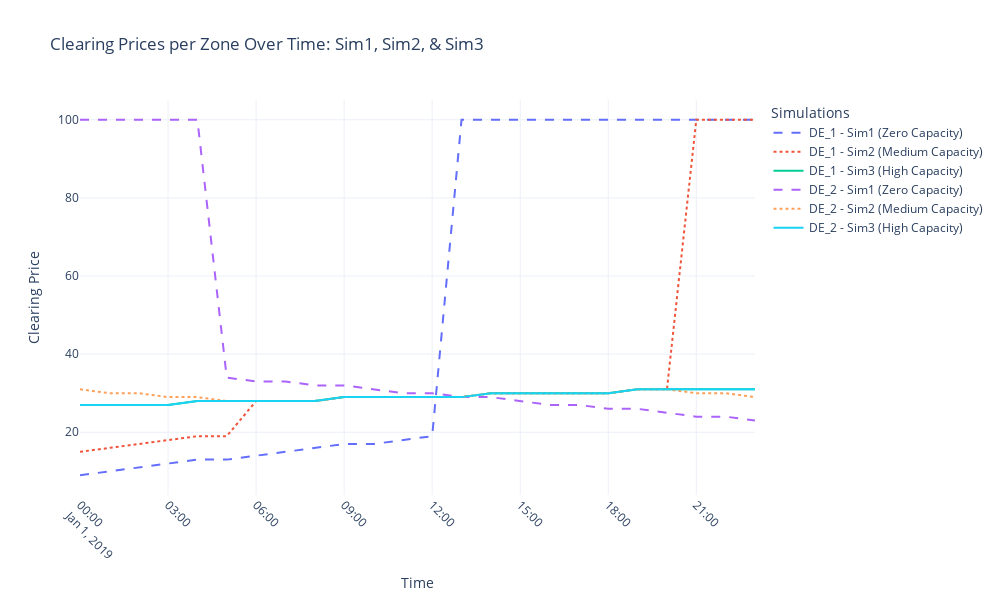

Notebook cell for this chart:
### Markdown cell above
### 5.5. Comparing Simulations

To better understand the impact of transmission capacity, let's compare the key results from all three simulations.

### Code cell
# @title title
# Initialize the Plotly figure
fig = go.Figure()

# Iterate over each zone to plot clearing prices for all three simulations
for zone in nodes_sim1:
    # Filter data for the current zone and Simulation 1
    zone_prices_sim1 = clearing_prices_df_sim1[clearing_prices_df_sim1["zone"] == zone]
    # Filter data for the current zone and Simulation 2
    zone_prices_sim2 = clearing_prices_df_sim2[clearing_prices_df_sim2["zone"] == zone]
    # Filter data for the current zone and Simulation 3
    zone_prices_sim3 = clearing_prices_df_sim3[clearing_prices_df_sim3["zone"] == zone]

    # Add trace for Simulation 1
    fig.add_trace(
        go.Scatter(
            x=zone_prices_sim1["time"],
            y=zone_prices_sim1["clearing_price"],
            mode="lines",
            name=f"{zone} - Sim1 (Zero Capacity)",
            line=dict(dash="dash"),  # Dashed line for Simulation 1
        )
    )

    # Add trace for Simulation 2
    fig.add_trace(
        go.Scatter(
            x=zone_prices_sim2["time"],
            y=zone_prices_sim2["clearing_price"],
            mode="lines",
            name=f"{zone} - Sim2 (Medium Capacity)",
            line=dict(dash="dot"),  # Dotted line for Simulation 2
        )
    )

    # Add trace for Simulation 3
    fig.add_trace(
        go.Scatter(
            x=zone_prices_sim3["time"],
            y=zone_prices_sim3["clearing_price"],
            mode="lines",
            name=f"{zone} - Sim3 (High Capacity)",
            line=dict(dash="solid"),  # Solid line for Simulation 3
        )
    )

# Update layout for better aesthetics and interactivity
fig.update_layout(
    title="Clearing Prices per Zone Over Time: Sim1, Sim2, & Sim3",
    xaxis_title="Time",
    yaxis_title="Clearing Price",
    legend_title="Simulations",
    xaxis=dict(
        tickangle=45,
        type="date",  # Ensure the x-axis is treated as dates
    ),
    hovermode="x unified",  # Unified hover for better comparison
    template="plotly_white",  # Clean white background
    width=1000,
    height=600,
)

# Display the interactive plot
fig.show()

### Figure 1 — Plotly figure (JSON) as saved in the notebook; plotly's stock layout.template omitted (floating-point values rounded to 4 significant figures)
{"data": [{"line": {"dash": "dash"}, "mode": "lines", "name": "DE_1 - Sim1 (Zero Capacity)", "type": "scatter", "x": ["2019-01-01T00:00:00", "2019-01-01T01:00:00", "2019-01-01T02:00:00", "2019-01-01T03:00:00", "2019-01-01T04:00:00", "2019-01-01T05:00:00", "2019-01-01T06:00:00", "2019-01-01T07:00:00", "2019-01-01T08:00:00", "2019-01-01T09:00:00", "2019-01-01T10:00:00", "2019-01-01T11:00:00", "2019-01-01T12:00:00", "2019-01-01T13:00:00", "2019-01-01T14:00:00", "2019-01-01T15:00:00", "2019-01-01T16:00:00", "2019-01-01T17:00:00", "2019-01-01T18:00:00", "2019-01-01T19:00:00", "2019-01-01T20:00:00", "2019-01-01T21:00:00", "2019-01-01T22:00:00", "2019-01-01T23:00:00"], "y": [9, 10, 11, 12, 13, 13, 14, 15, 16, 17, 17, 18, 19, 100, 100, 100, 100, 100, 100, 100, 100, 100, 100, 100]}, {"line": {"dash": "dot"}, "mode": "lines", "name": "DE_1 - Sim2 (Medium Capacity)", "type": "scatter", "x": ["2019-01-01T00:00:00", "2019-01-01T01:00:00", "2019-01-01T02:00:00", "2019-01-01T03:00:00", "2019-01-01T04:00:00", "2019-01-01T05:00:00", "2019-01-01T06:00:00", "2019-01-01T07:00:00", "2019-01-01T08:00:00", "2019-01-01T09:00:00", "2019-01-01T10:00:00", "2019-01-01T11:00:00", "2019-01-01T12:00:00", "2019-01-01T13:00:00", "2019-01-01T14:00:00", "2019-01-01T15:00:00", "2019-01-01T16:00:00", "2019-01-01T17:00:00", "2019-01-01T18:00:00", "2019-01-01T19:00:00", "2019-01-01T20:00:00", "2019-01-01T21:00:00", "2019-01-01T22:00:00", "2019-01-01T23:00:00"], "y": [15, 16, 17, 18, 19, 19, 28, 28, 28, 29, 29, 29, 29, 29, 30, 30, 30, 30, 30, 31, 31, 100, 100, 100]}, {"line": {"dash": "solid"}, "mode": "lines", "name": "DE_1 - Sim3 (High Capacity)", "type": "scatter", "x": ["2019-01-01T00:00:00", "2019-01-01T01:00:00", "2019-01-01T02:00:00", "2019-01-01T03:00:00", "2019-01-01T04:00:00", "2019-01-01T05:00:00", "2019-01-01T06:00:00", "2019-01-01T07:00:00", "2019-01-01T08:00:00", "2019-01-01T09:00:00", "2019-01-01T10:00:00", "2019-01-01T11:00:00", "2019-01-01T12:00:00", "2019-01-01T13:00:00", "2019-01-01T14:00:00", "2019-01-01T15:00:00", "2019-01-01T16:00:00", "2019-01-01T17:00:00", "2019-01-01T18:00:00", "2019-01-01T19:00:00", "2019-01-01T20:00:00", "2019-01-01T21:00:00", "2019-01-01T22:00:00", "2019-01-01T23:00:00"], "y": [27, 27, 27, 27, 28, 28, 28, 28, 28, 29, 29, 29, 29, 29, 30, 30, 30, 30, 30, 31, 31, 31, 31, 31]}, {"line": {"dash": "dash"}, "mode": "lines", "name": "DE_2 - Sim1 (Zero Capacity)", "type": "scatter", "x": ["2019-01-01T00:00:00", "2019-01-01T01:00:00", "2019-01-01T02:00:00", "2019-01-01T03:00:00", "2019-01-01T04:00:00", "2019-01-01T05:00:00", "2019-01-01T06:00:00", "2019-01-01T07:00:00", "2019-01-01T08:00:00", "2019-01-01T09:00:00", "2019-01-01T10:00:00", "2019-01-01T11:00:00", "2019-01-01T12:00:00", "2019-01-01T13:00:00", "2019-01-01T14:00:00", "2019-01-01T15:00:00", "2019-01-01T16:00:00", "2019-01-01T17:00:00", "2019-01-01T18:00:00", "2019-01-01T19:00:00", "2019-01-01T20:00:00", "2019-01-01T21:00:00", "2019-01-01T22:00:00", "2019-01-01T23:00:00"], "y": [100, 100, 100, 100, 100, 34, 33, 33, 32, 32, 31, 30, 30, 29, 29, 28, 27, 27, 26, 26, 25, 24, 24, 23]}, {"line": {"dash": "dot"}, "mode": "lines", "name": "DE_2 - Sim2 (Medium Capacity)", "type": "scatter", "x": ["2019-01-01T00:00:00", "2019-01-01T01:00:00", "2019-01-01T02:00:00", "2019-01-01T03:00:00", "2019-01-01T04:00:00", "2019-01-01T05:00:00", "2019-01-01T06:00:00", "2019-01-01T07:00:00", "2019-01-01T08:00:00", "2019-01-01T09:00:00", "2019-01-01T10:00:00", "2019-01-01T11:00:00", "2019-01-01T12:00:00", "2019-01-01T13:00:00", "2019-01-01T14:00:00", "2019-01-01T15:00:00", "2019-01-01T16:00:00", "2019-01-01T17:00:00", "2019-01-01T18:00:00", "2019-01-01T19:00:00", "2019-01-01T20:00:00", "2019-01-01T21:00:00", "2019-01-01T22:00:00", "2019-01-01T23:00:00"], "y": [31, 30, 30, 29, 29, 28, 28, 28, 28, 29, 29, 29, 29, 29, 30, 30, 30, 30, 30, 31, 31, 30, 30, 29]}, {"line": {"dash": "solid"}, "mode": "lines", "name": "DE_2 - Sim3 (High Capacity)", "type": "scatter", "x": ["2019-01-01T00:00:00", "2019-01-01T01:00:00", "2019-01-01T02:00:00", "2019-01-01T03:00:00", "2019-01-01T04:00:00", "2019-01-01T05:00:00", "2019-01-01T06:00:00", "2019-01-01T07:00:00", "2019-01-01T08:00:00", "2019-01-01T09:00:00", "2019-01-01T10:00:00", "2019-01-01T11:00:00", "2019-01-01T12:00:00", "2019-01-01T13:00:00", "2019-01-01T14:00:00", "2019-01-01T15:00:00", "2019-01-01T16:00:00", "2019-01-01T17:00:00", "2019-01-01T18:00:00", "2019-01-01T19:00:00", "2019-01-01T20:00:00", "2019-01-01T21:00:00", "2019-01-01T22:00:00", "2019-01-01T23:00:00"], "y": [27, 27, 27, 27, 28, 28, 28, 28, 28, 29, 29, 29, 29, 29, 30, 30, 30, 30, 30, 31, 31, 31, 31, 31]}], "layout": {"height": 600, "hovermode": "x unified", "legend": {"title": {"text": "Simulations"}}, "title": {"text": "Clearing Prices per Zone Over Time: Sim1, Sim2, & Sim3"}, "width": 1000, "xaxis": {"tickangle": 45, "title": {"text": "Time"}, "type": "date"}, "yaxis": {"title": {"text": "Clearing Price"}}}}
